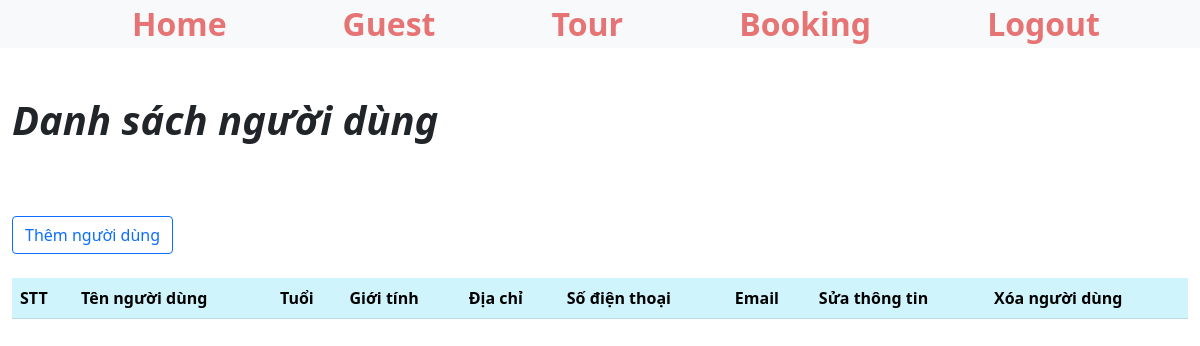
The page /admin/mana_guest.php on the database as committed earlier.
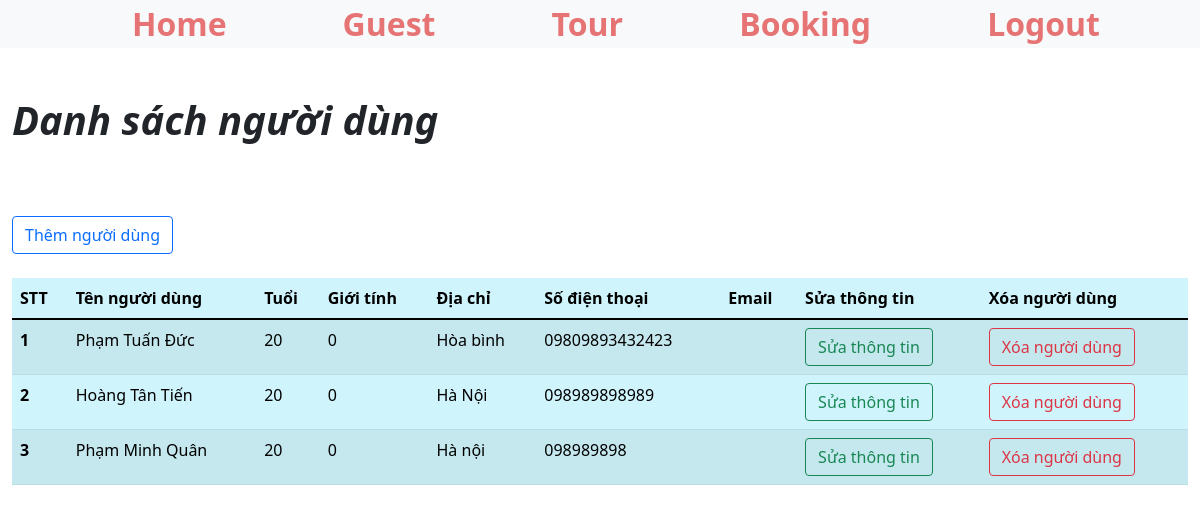
The same page on the database as committed later.
### tables this page shows
CREATE TABLE `user` (
  `guest_id` varchar(50) NOT NULL,
  `guest_name` varchar(100) NOT NULL,
  `guest_age` int(100) NOT NULL,
  `guest_gender` tinyint(1) NOT NULL,
  `guest_address` varchar(100) NOT NULL,
  `guest_phone` varchar(100) NOT NULL,
  `guest_email` varchar(100) NOT NULL,
  `guest_username` varchar(100) NOT NULL,
  `guest_password` varchar(16) NOT NULL
);

### admin/mana_guest.php (the view, shortened to what this page needs)
<?php
include('../config/adminheader.php');
include('../config/constant.php')
?>
 <section class="text-center bg-light">
        <div class="container  ">
            <ul class="d-flex justify-content-around">
                    <li class="fs-2 fw-bold "><a  href="index.php" class="menu-text">Home</a></li>
                    <li class="fs-2 fw-bold "><a  href="mana_guest.php" class="menu-text">Guest</a></li>
                    <li class="fs-2 fw-bold "><a  href="mana_tour.php" class="menu-text">Tour</a></li>
                    <li class="fs-2 fw-bold "><a  href="mana_bookingtour.php" class="menu-text">Booking</a></li>
                    <li class="fs-2 fw-bold "><a  href="logout.php" class="menu-text">Logout</a></li>
            </ul>
        </div>
    </section>
<div class="container-fluid ">
    <h1 class="fw-bold my-5 fst-italic"> Danh sách người dùng </h1>
    <br>
    <a href="add_guest.php" class=" btn btn-outline-primary">Thêm người dùng</a>
    <table class="table table-info table-striped mt-4">
  <thead>
    <tr>
      <th scope="col">STT</th>
      <th scope="col">Tên người dùng</th>
      <th scope="col">Tuổi</th>
      <th scope="col">Giới tính</th>
      <th scope="col">Địa chỉ</th>
      <th scope="col">Số điện thoại</th>
      <th scope="col">Email</th>
      <th scope="col">Sửa thông tin</th>
      <th scope="col">Xóa người dùng</th>
    </tr>
  </thead>
  <tbody>
  <?php
  $sql ="SELECT * FROM user";
  $result = mysqli_query($conn,$sql);
  if(mysqli_num_rows($result)>0){
      $i = 1;
      while($row = mysqli_fetch_assoc($result)){
  ?>
    <tr>
      <th scope="row"><?php echo $i ?></th>
      <td><?php echo $row['guest_name']; ?></td>
      <td><?php echo $row['guest_age']; ?></td>
      <td><?php echo $row['guest_gender']; ?></td>
      <td><?php echo $row['guest_address']; ?></td>
      <td><?php echo $row['guest_phone']; ?></td>
      <td><?php echo $row['guest_emai']; ?></td>
      <td><a href="edit_guest.php?guest_id=<?php echo $row['guest_id']; ?> " class="btn btn-outline-success"> Sửa thông tin </a></td>
      <td><a href="delete_guest.php?guest_id=<?php echo $row['guest_id']; ?> " class="btn btn-outline-danger"> Xóa người dùng </a></td>
    </tr>
    <?php
    $i++;
      }
    }
    ?>
  </tbody>
</table>
</div>
<?php
include('../config/adminfooter.php')
?>

Rows that differ between the two databases and show on the page:
added user: guest_name "Phạm Tuấn Đức", guest_age "20", guest_gender "0", guest_address "Hòa bình", guest_phone "09809893432423"
added user: guest_name "Hoàng Tân Tiến", guest_age "20", guest_gender "0", guest_address "Hà Nội", guest_phone "098989898989"
added user: guest_name "Phạm Minh Quân", guest_age "20", guest_gender "0", guest_address "Hà nội", guest_phone "098989898"
